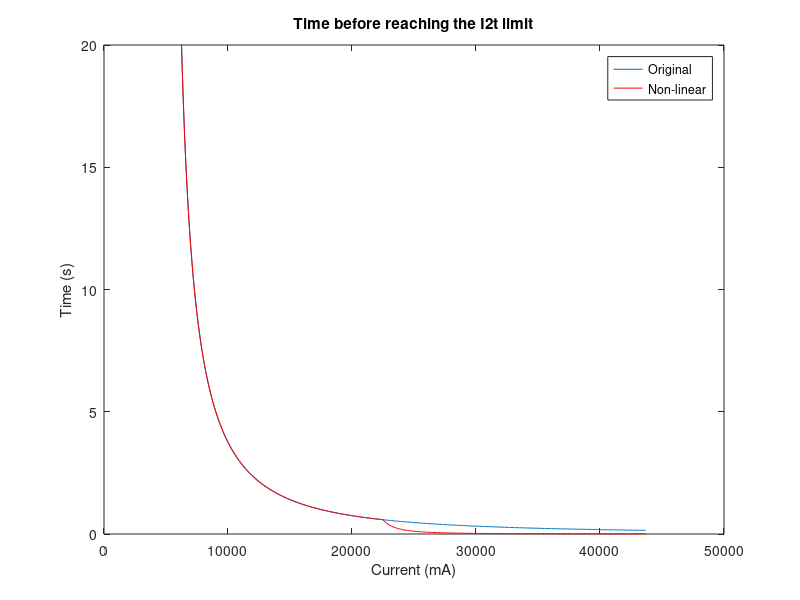

Reproduce this figure in MATLAB.
% I2t current limit: user
% JFDuval, Dephy, Inc. 06/14/2017
% Update August 2018: Added non-linearity
% Update December 2018: Cleaner code and output

% Note: use this file to get your #define values. i2t_1.m can be used to test
% your values with different profiles.

clc;
close all;
clear all;
format short eng

% Period, i2t_compute() call:
dt = 100e-3;      %Every 100ms
Y_TIME_MAX = 20;  %Max time plotted, in seconds

disp('Program these values in i2t-current-limit.h:')
disp('============================================')

% The algorithm uses 8-bit values: we need to scale down the maximum current
% accordingly. It uses real units (mA). Ex.: ±30000mA sensor
% 30000/256 = 117 => shift 7 (div by 128). 30A will give us 234

% Pocket has a ±5A sensor. 5000/256 = 19.53 => shift by 5 (32)

I2T_SHIFT = 7             % Closest bitshift available
SCALE = 128;              % (Octave only, avoids bitwise operations)
NON_LIN_TRESH = 22500;    % mA

% Maximum average current you want to support:
maxAvgCurrent = 5000;     %mA
I2T_LEAK = (maxAvgCurrent / SCALE)^2

% Maximum peak current you want to support, and duration:
currentLimit = 17500;     %mA
currentLimitTime = 1;     %s
I2T_LIMIT = (currentLimitTime / dt) * ((currentLimit/SCALE)^2 - I2T_LEAK)

%At what fraction of the max to you want a warning? (0-1)
warn = 0.8;
I2T_WARNING = warn * I2T_LIMIT;

%8-bit non-lin:
I2T_NON_LINEAR_THRESHOLD = NON_LIN_TRESH / SCALE

% Plotting:
CURR = maxAvgCurrent:100:2.5*currentLimit;
CURR2 = (max(0,(CURR-NON_LIN_TRESH)));
tmp = (CURR./SCALE).^2;
tmpNL = ((CURR+10*CURR2)./SCALE).^2;
time = (I2T_LIMIT * dt) ./ ( tmp - I2T_LEAK );
timeNL = (I2T_LIMIT * dt) ./ ( tmpNL - I2T_LEAK );
figure()
plot(CURR, time)
title('Time before reaching the I2t limit')
xlabel('Current (mA)')
ylabel('Time (s)')
ylim([0,Y_TIME_MAX])
hold on
plot(CURR, timeNL, 'r')
legend('Original', 'Non-linear')

disp('')
disp('Time at given current (mA):')
CURR = 25000
CURR2 = (max(0,(CURR-NON_LIN_TRESH)));
tmp = (CURR./SCALE).^2;
tmpNL = ((CURR+10*CURR2)./SCALE).^2;
time = (I2T_LIMIT * dt) ./ ( tmp - I2T_LEAK )
timeNL = (I2T_LIMIT * dt) ./ ( tmpNL - I2T_LEAK )
